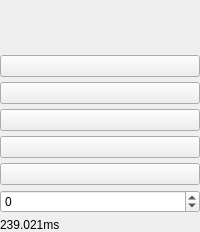
       <widget class="QWidget" name="widget_Aout6" native="true">
        <layout class="QVBoxLayout" name="verticalLayout_11">
         <property name="spacing">
          <number>5</number>
         </property>
         <property name="leftMargin">
          <number>0</number>
         </property>
         <property name="topMargin">
          <number>0</number>
         </property>
         <property name="rightMargin">
          <number>0</number>
         </property>
         <property name="bottomMargin">
          <number>0</number>
         </property>
         <item>
          <widget class="ConfigGainWidget" name="AOut_Gain_6" native="true">
           <property name="minimumSize">
            <size>
             <width>50</width>
             <height>50</height>
            </size>
           </property>
           <property name="baseSize">
            <size>
             <width>0</width>
             <height>0</height>
            </size>
           </property>
           <property name="MinValue" stdset="0">
            <double>-60.000000000000000</double>
           </property>
           <property name="MaxValue" stdset="0">
            <double>12.000000000000000</double>
           </property>
          </widget>
         </item>
         <item>
          <widget class="QPushButton" name="AOut_Mute_6">
           <property name="minimumSize">
            <size>
             <width>50</width>
             <height>0</height>
            </size>
           </property>
           <property name="focusPolicy">
            <enum>Qt::NoFocus</enum>
           </property>
           <property name="text">
            <string/>
           </property>
           <property name="checkable">
            <bool>true</bool>
           </property>
           <property name="form" stdset="0">
            <cstring>Mute</cstring>
           </property>
          </widget>
         </item>
         <item>
          <widget class="QPushButton" name="AOut_xover_6">
           <property name="minimumSize">
            <size>
             <width>50</width>
             <height>0</height>
            </size>
           </property>
           <property name="focusPolicy">
            <enum>Qt::NoFocus</enum>
           </property>
           <property name="text">
            <string/>
           </property>
          </widget>
         </item>
         <item>
          <widget class="QPushButton" name="AOut_Eq_6">
           <property name="minimumSize">
            <size>
             <width>50</width>
             <height>0</height>
            </size>
           </property>
           <property name="focusPolicy">
            <enum>Qt::NoFocus</enum>
           </property>
           <property name="text">
            <string/>
           </property>
          </widget>
         </item>
         <item>
          <widget class="QPushButton" name="AOut_Dyn_6">
           <property name="focusPolicy">
            <enum>Qt::NoFocus</enum>
           </property>
           <property name="text">
            <string/>
           </property>
          </widget>
         </item>
         <item>
          <widget class="QPushButton" name="AOut_Phase_6">
           <property name="minimumSize">
            <size>
             <width>50</width>
             <height>0</height>
            </size>
           </property>
           <property name="focusPolicy">
            <enum>Qt::NoFocus</enum>
           </property>
           <property name="text">
            <string/>
           </property>
           <property name="checkable">
            <bool>true</bool>
           </property>
          </widget>
         </item>
         <item>
          <widget class="QSpinBox" name="AOut_Delay_6">
           <property name="minimumSize">
            <size>
             <width>50</width>
             <height>0</height>
            </size>
           </property>
           <property name="minimum">
            <number>-60</number>
           </property>
           <property name="maximum">
            <number>12</number>
           </property>
          </widget>
         </item>
         <item>
          <widget class="QLabel" name="label_delay_6">
           <property name="text">
            <string>239.021ms</string>
           </property>
          </widget>
         </item>
        </layout>
       </widget>
